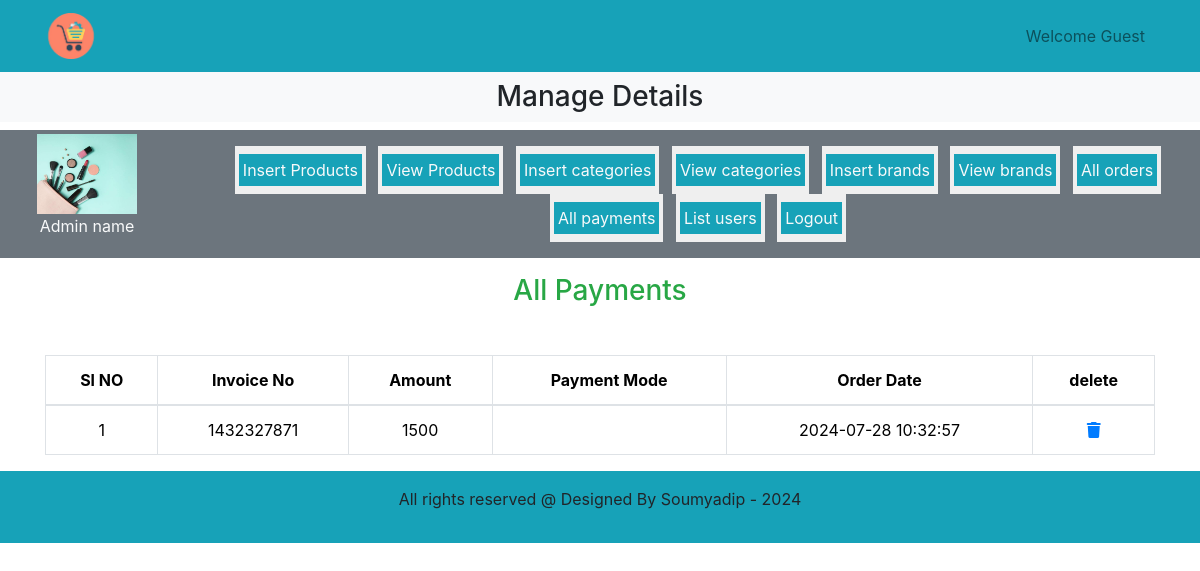
The app's page /Ecommerce_website/admin_area/index.php?list_payments with its own data.
### tables this page shows
CREATE TABLE `user_payments` (
  `payment_id` int(11) NOT NULL,
  `order_id` int(11) NOT NULL,
  `invoice_number` int(11) NOT NULL,
  `amount` int(11) NOT NULL,
  `payment_mode` varchar(255) NOT NULL,
  `date` timestamp NOT NULL DEFAULT current_timestamp() ON UPDATE current_timestamp()
);

### Ecommerce_website/admin_area/list_payments.php (the view, shortened to what this page needs)
<h3 class="text-success text-center">All Payments</h3>
<table class="table table-bordered mt-5">
    <thead class="bg-info">
        <?php
            $get_payments = "Select * from `user_payments`";
            $result = mysqli_query($con,$get_payments);
            $row_count=mysqli_num_rows($result);
    if($row_count==0) {
        echo"<h2 class='text-danger text-center mt-5'>No Payments Yet</h2>";
    }
    else {
        echo "<tr class='text-center'>
        <th>Sl NO</th>
         <th>Invoice No</th>
        <th>Amount</th>
        <th>Payment Mode</th>
        <th>Order Date</th>
        <th>delete</th>
    </tr>
</thead>
<tbody>";
        $number=0;
        while($row_data=mysqli_fetch_assoc($result)){
            $amount=$row_data['amount'];
            $invoice_number=$row_data['invoice_number'];
            $payment_mode=$row_data['payment_mode'];
            $date=$row_data['date'];
            $number++;
            echo "<tr class='text-center'>
            <td>$number</td>
            <td>$invoice_number</td>
            <td>$amount</td>
            <td>$payment_mode</td>
            <td>$date</td>
            <td><a href=''><i class='fa-solid fa-trash'></i></a></td>
        </tr>";
        }
    }
        ?>
    </tbody>
</table>

### Ecommerce_website/style.css (style rules this page uses)
* { margin: 0; padding: 0; box-sizing: border-box; }

### Ecommerce_website/admin_area/index.php (style rules this page uses)
body { overflow-x:hidden; }

### records on screen
user_payments: invoice_number "1432327871", amount "1500", date "2024-07-28 10:32:57"
